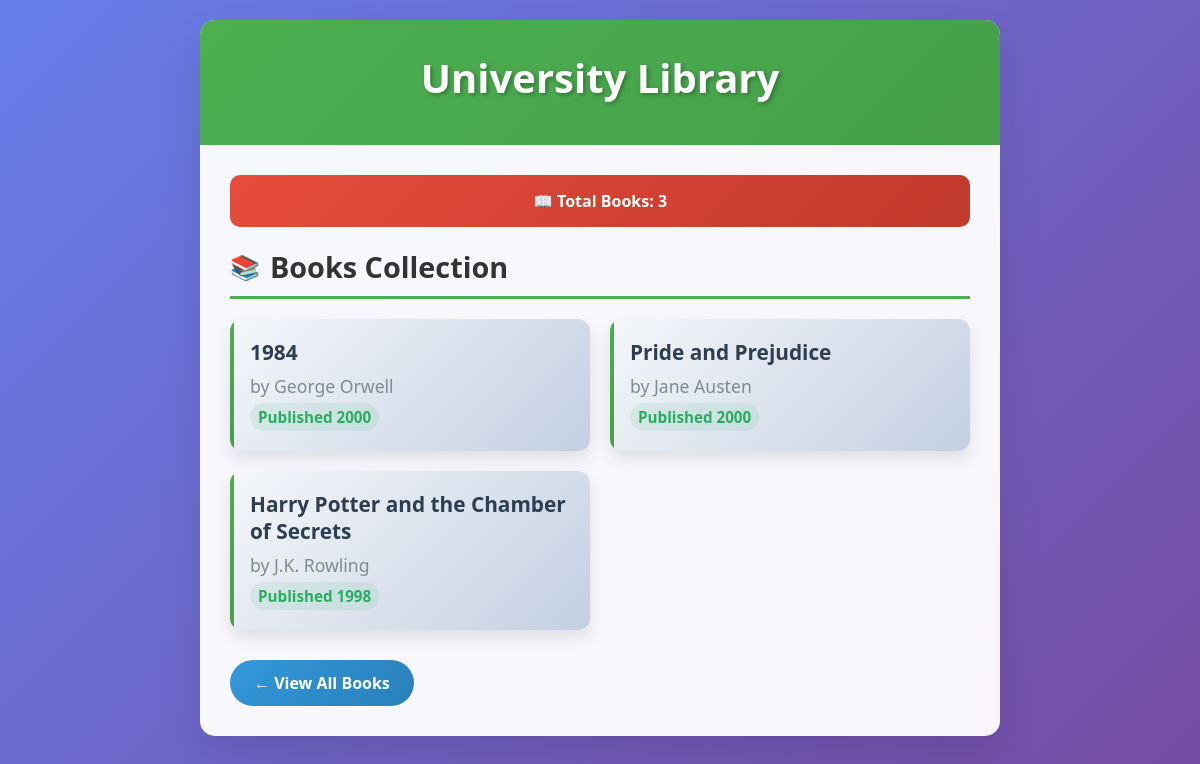
The page /relationship_app/library/2/ on the database its author committed.
### relationship_app/models.py (models this page shows, shortened)
class Library(models.Model):
    name = models.CharField(max_length=255)
    books = models.ManyToManyField(Book)

class Book(models.Model):
    title = models.CharField(max_length=255)
    author = models.ForeignKey(Author, on_delete=models.CASCADE)
    publication_year = models.IntegerField(default=2000)

class Author(models.Model):
    name = models.CharField(max_length=255)

### relationship_app/views.py (the view)
# urls.py: path("library/<int:pk>/", LibraryDetailView.as_view(), name="library_detail"),
class LibraryDetailView(DetailView):
    model = Library
    template_name = 'library_detail.html'
    context_object_name = 'library'

### relationship_app/templates/library_detail.html (shortened to what this page needs)
<!DOCTYPE html>
<html lang="en">
<head>
</head>
<body>
    <div class="container">
        <div class="header">
            <h1>{{ library.name }}</h1>
        </div>
        <div class="content">
            <div class="stats">
                📖 Total Books: {{ library.books.count }}
            </div>
            <h2 class="section-title">Books Collection</h2>
            {% if library.books.all %}
                <div class="books-grid">
                    {% for book in library.books.all %}
                    <div class="book-card">
                        <div class="book-title">{{ book.title }}</div>
                        <div class="book-author">by {{ book.author.name }}</div>
                        <div class="book-year">Published {{ book.publication_year }}</div>
                    </div>
                    {% endfor %}
                </div>
            {% else %}
                <div class="no-books">
                    📚 No books available in this library yet.
                </div>
            {% endif %}
            <a href="/relationship_app/books/" class="back-link">← View All Books</a>
        </div>
    </div>
</body>
</html>

### relationship_app/templates/library_detail.html (style rules this page uses)
* { margin: 0; padding: 0; box-sizing: border-box; }
body { font-family: 'Segoe UI', Tahoma, Geneva, Verdana, sans-serif; background: linear-gradient(135deg, #667eea 0%, #764ba2 100%); min-height: 100vh; padding: 20px; color: #333; }
.container { max-width: 800px; margin: 0 auto; background: rgba(255, 255, 255, 0.95); border-radius: 15px; box-shadow: 0 20px 40px rgba(0, 0, 0, 0.1); overflow: hidden; }
.header { background: linear-gradient(135deg, #4CAF50 0%, #45a049 100%); color: white; padding: 30px; text-align: center; }
.header h1 { font-size: 2.5rem; margin-bottom: 10px; text-shadow: 2px 2px 4px rgba(0, 0, 0, 0.3); }
.content { padding: 30px; }
.section-title { font-size: 1.8rem; color: #333; margin-bottom: 20px; border-bottom: 3px solid #4CAF50; padding-bottom: 10px; display: flex; align-items: center; }
.section-title::before { content: "📚"; margin-right: 10px; font-size: 1.5rem; }
.books-grid { display: grid; gap: 20px; grid-template-columns: repeat(auto-fit, minmax(300px, 1fr)); }
.book-card { background: linear-gradient(135deg, #f5f7fa 0%, #c3cfe2 100%); border: none; border-radius: 12px; padding: 20px; box-shadow: 0 8px 16px rgba(0, 0, 0, 0.1); transition: all 0.3s ease; position: relative; overflow: hidden; }
.book-card::before { content: ""; position: absolute; top: 0; left: 0; width: 4px; height: 100%; background: linear-gradient(135deg, #4CAF50 0%, #45a049 100%); }
.book-title { font-size: 1.3rem; font-weight: bold; color: #2c3e50; margin-bottom: 8px; line-height: 1.3; }
.book-author { color: #7f8c8d; font-size: 1.1rem; margin-bottom: 5px; }
.book-year { color: #27ae60; font-weight: bold; font-size: 0.95rem; background: rgba(39, 174, 96, 0.1); padding: 4px 8px; border-radius: 15px; display: inline-block; }
.back-link { display: inline-block; margin-top: 30px; padding: 12px 24px; background: linear-gradient(135deg, #3498db 0%, #2980b9 100%); color: white; text-decoration: none; border-radius: 25px; transition: all 0.3s ease; font-weight: bold; }
.stats { background: linear-gradient(135deg, #e74c3c 0%, #c0392b 100%); color: white; padding: 15px; border-radius: 10px; margin-bottom: 20px; text-align: center; font-weight: bold; }

### rows shown on the page
Library: name "University Library", books.count "3"
Book: title "1984", author.name "George Orwell", publication_year "2000"
Book: title "Pride and Prejudice", author.name "Jane Austen", publication_year "2000"
Book: title "Harry Potter and the Chamber of Secrets", author.name "J.K. Rowling", publication_year "1998"
